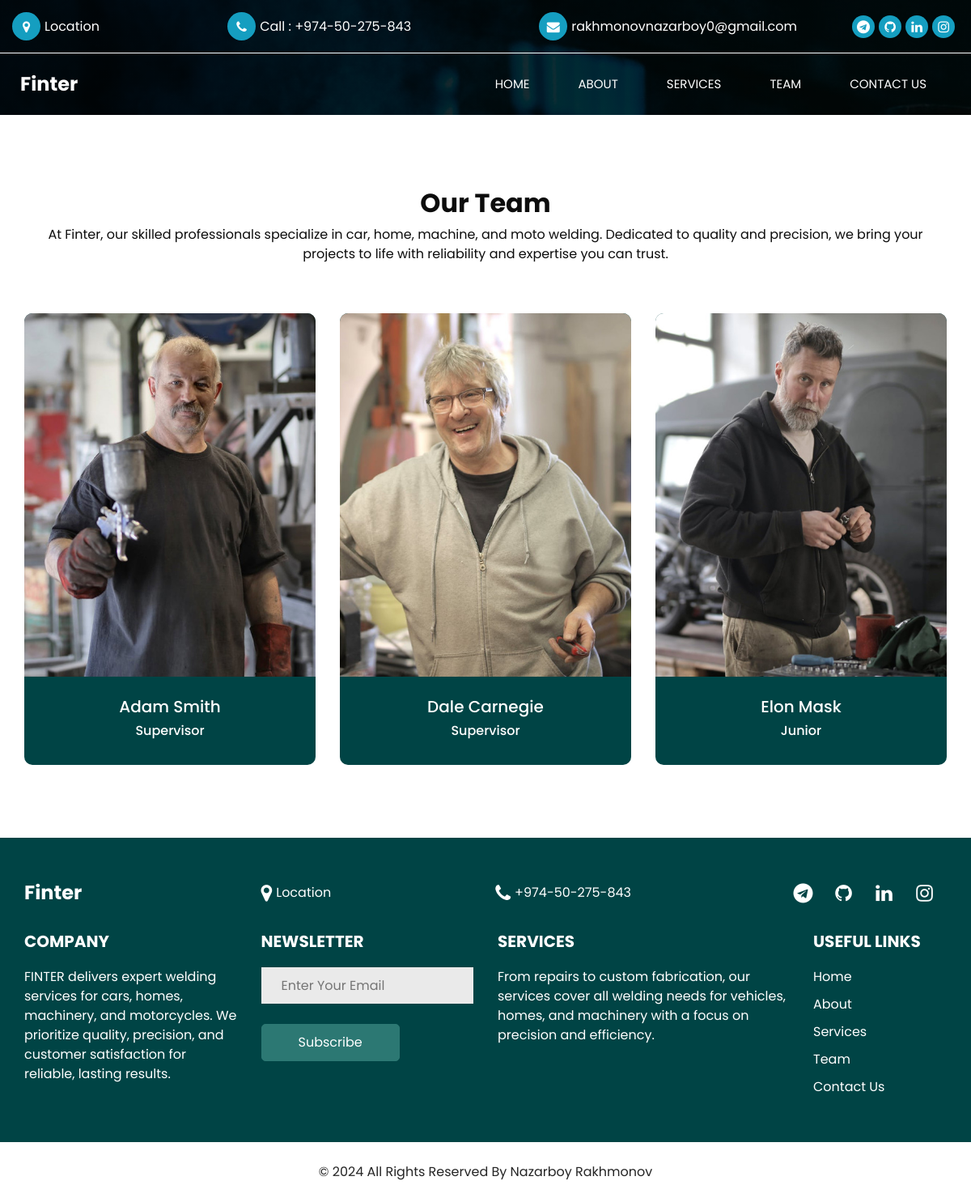
Page /team/ on the committed database.
### home/models.py (models this page shows, shortened)
class StaffModel(models.Model):
    name = models.CharField(max_length=50)
    position = models.CharField(max_length=50)
    image = models.ImageField(upload_to='staff-images', null=False)
    is_working = models.BooleanField(default=True)
    experience = models.SmallIntegerField()
    web_display = models.BooleanField(default=False)
    created_at = models.DateTimeField(auto_now_add=True)
    class Meta:
        verbose_name = 'worker'
        verbose_name_plural = 'workers'

### home/views.py (the view)
# urls.py: path('team/', TeamView.as_view(), name='team'),
class TeamView(TemplateView):
    template_name = 'team.html'
    def get_context_data(self, **kwargs):
        context = super().get_context_data(**kwargs)
        context['workers'] = StaffModel.objects.filter(is_working=True, web_display=True)
        return context

### templates/team.html
{% extends 'base.html' %}
{% load static %}
{% block content %}
{% include 'team_layout.html' %}
{% endblock %}

### templates/team_layout.html
{% load static %}
<section class="team_section layout_padding">
    <div class="container">
      <div class="heading_container heading_center">
        <h2>
          Our Team
        </h2>
        <p>
          At Finter, our skilled professionals specialize in car, home, machine, and moto welding. Dedicated to quality and precision, we bring your projects to life with reliability and expertise you can trust.
        </p>
      </div>
      <div class="row">
        {% for worker in workers %}
        <div class="col-md-4 col-sm-6 mx-auto">
          <div class="box">
            <div class="img-box">
              <img src="{{worker.image.url}}" alt="">
            </div>
            <div class="detail-box">
              <h5>
                {{worker.name}}
              </h5>
              <h6 class="">
                {{worker.position}}
              </h6>
            </div>
          </div>
        </div>
        {% endfor %}
      </div>
    </div>
  </section>

### static/css/style.css (style rules this page uses)
body { font-family: 'Poppins', sans-serif; color: #0c0c0c; background-color: #ffffff; overflow-x: hidden; }
.layout_padding { padding: 90px 0; }
.heading_container { display: -webkit-box; display: -ms-flexbox; display: flex; -webkit-box-orient: vertical; -webkit-box-direction: normal; -ms-flex-direction: column; flex-direction: column; -webkit-box-align: start; -ms-flex-align: start; align-items: flex-start; }
.heading_container h2 { position: relative; font-weight: bold; }
.heading_container.heading_center { -webkit-box-align: center; -ms-flex-align: center; align-items: center; text-align: center; }
.team_section .box { display: -webkit-box; display: -ms-flexbox; display: flex; -webkit-box-orient: vertical; -webkit-box-direction: normal; -ms-flex-direction: column; flex-direction: column; background-color: #004445; border-radius: 10px; overflow: hidden; margin-top: 45px; }
.team_section .box .img-box { width: 100%; }
.team_section .box .img-box img { width: 100%; }
.team_section .box .detail-box { width: 100%; color: #ffffff; padding: 25px 15px; text-align: center; }

### static/css/responsive.css (style rules this page uses)
@media (min-width: 1200px) { .container { max-width: 1170px; } }

### rows in the picture
StaffModel: image (picture), name "Adam Smith", position "Supervisor"
StaffModel: image (picture), name "Dale Carnegie", position "Supervisor"
StaffModel: image (picture), name "Elon Mask", position "Junior"
